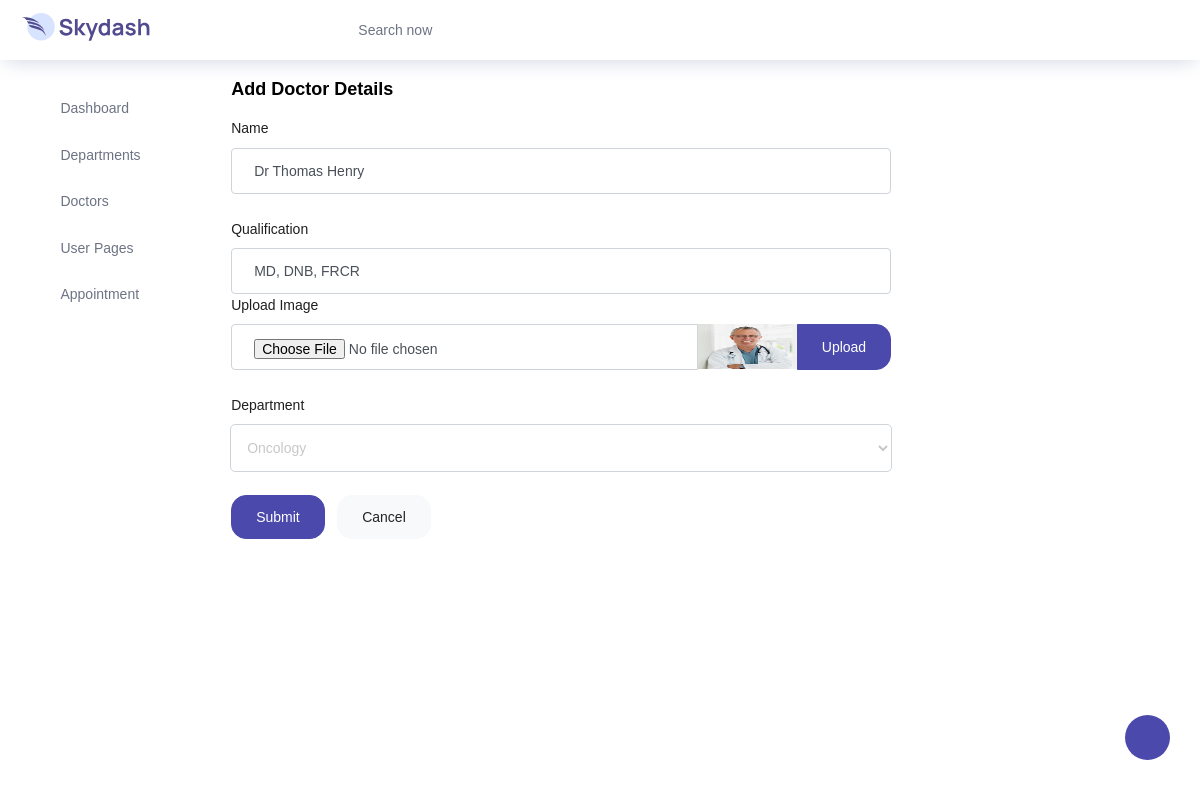
/backendapp/doceditpage/1, run on the app's committed database.
### backendapp/models.py (models this page shows)
class doctordb(models.Model):
    Drname=models.CharField(max_length=100,null=True,blank=True)
    Dept=models.CharField(max_length=100,null=True,blank=True)
    Drimage=models.ImageField(upload_to="profile",null=True,blank=True)
    Qul=models.CharField(max_length=100,null=True,blank=True)

### backendapp/views.py (the view)
# urls.py: path('doceditpage/<int:dataid>',views.doceditpage,name="doceditpage"),
def doceditpage(request,dataid):
    data=doctordb.objects.get(id=dataid)
    dept=departmentdb.objects.all()
    return render(request,"docedit.html",{'data':data,'dept':dept})

### backendapp/templates/docedit.html (shortened to what this page needs)
<!DOCTYPE html>
{% extends 'index.html' %}
{% block content %}
<html lang="en">
<head>
</head>
<body>
        <div class="col-12 grid-margin stretch-card">
          <div >
              <div class="card"  style="width:700px">
                <div class="card-body" >
                  <h4 class="card-title">Add Doctor Details</h4>
                  <form class="forms-sample" method="POST" action="{% url 'docupdatepage' dataid=data.id %}" enctype="multipart/form-data">
                    <div class="form-group">
                      <label for="exampleInputName1">Name</label>
                      <input type="text" class="form-control" id="exampleInputName1" placeholder="Doctor Name" name="Drname" value="{{data.Drname}}">
                    </div>
                    <div class="form-group">
                      <label for="exampleInputName1">Qualification</label>
                      <input type="text" class="form-control" id="exampleInputName1" placeholder="Qualification" name="qul" value="{{data.Qul}}">
                    <div class="form-group">
                      <label>Upload Image</label>
                      <div class="input-group col-xs-12">
                        <input type="file" class="form-control file-upload-info"  placeholder="Upload Image" name="Drimage">
                        <img src="{{data.Drimage.url}}" width="100px" height="45px">
                        <span class="input-group-append">
                          <button class="file-upload-browse btn btn-primary" type="button">Upload</button>
                        </span>
                      </div>
                    </div>
                    <div class="form-group">
                      <label for="exampleTextarea1">Department</label>
                      <select class="form-control" id="exampleTextarea1" name="Dept" value="{{data.Dept}}">
                        {% for i in dept %}
                        <option>{{i.Name}}</option>
                        {% endfor %}
                      </select>
                    </div>
                    <button type="submit" class="btn btn-primary mr-2">Submit</button>
                    <button class="btn btn-light">Cancel</button>
                  </form>
                </div>
              </div>
            </div>
        </div>
</body>
</html>
{% endblock %}

### data on the page
doctordb: Drname "Dr Thomas Henry", qul "MD, DNB, FRCR", Drimage (picture)

### other printed values
form field Dept "Oncology"
